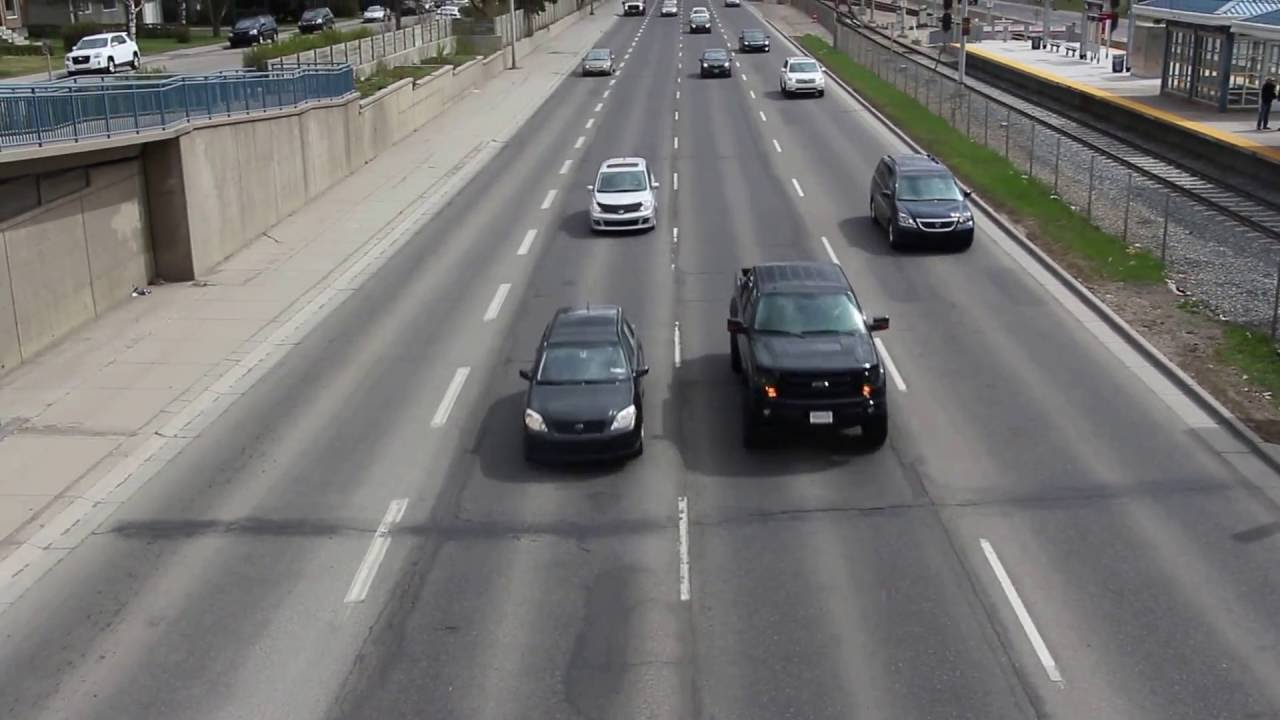
#> input picture test.jpg, 1280 x 720 px
$ python Lane_color.py
#> lines starting #> are read from the running program, lines starting #| are printed output that depends on the picture; after the words box and inside, x2 and y2 are one past the last pixel; in counts of white or black regions, pixels touching at a corner belong together
import matplotlib.pyplot as plt
import matplotlib.image as mpimg
import numpy as np

# Reading the image
image = mpimg.imread('test.jpg')
#> image is the input picture: shape (720, 1280, 3); mean R, G, B 116.5, 115.7, 114.6
#No need to mention path if in the same directory

# Grab the x and y size and make a copy of the image
ysize = image.shape[0]
#> ysize = 720
xsize = image.shape[1]
#> xsize = 1280
color_select = np.copy(image)
line_image = np.copy(image)

# Define color selection criterion
rgb_threshold = [200,200,200]
left_bottom = [0, 539]
right_bottom = [900, 539]
apex = [475, 320]


fit_left = np.polyfit((left_bottom[0], apex[0]), (left_bottom[1], apex[1]), 1)
fit_right = np.polyfit((right_bottom[0], apex[0]), (right_bottom[1], apex[1]), 1)
fit_bottom = np.polyfit((left_bottom[0], right_bottom[0]), (left_bottom[1], right_bottom[1]), 1)
color_thresholds = (image[:,:,0] < rgb_threshold[0]) | \
                    (image[:,:,1] < rgb_threshold[1]) | \
                    (image[:,:,2] < rgb_threshold[2])
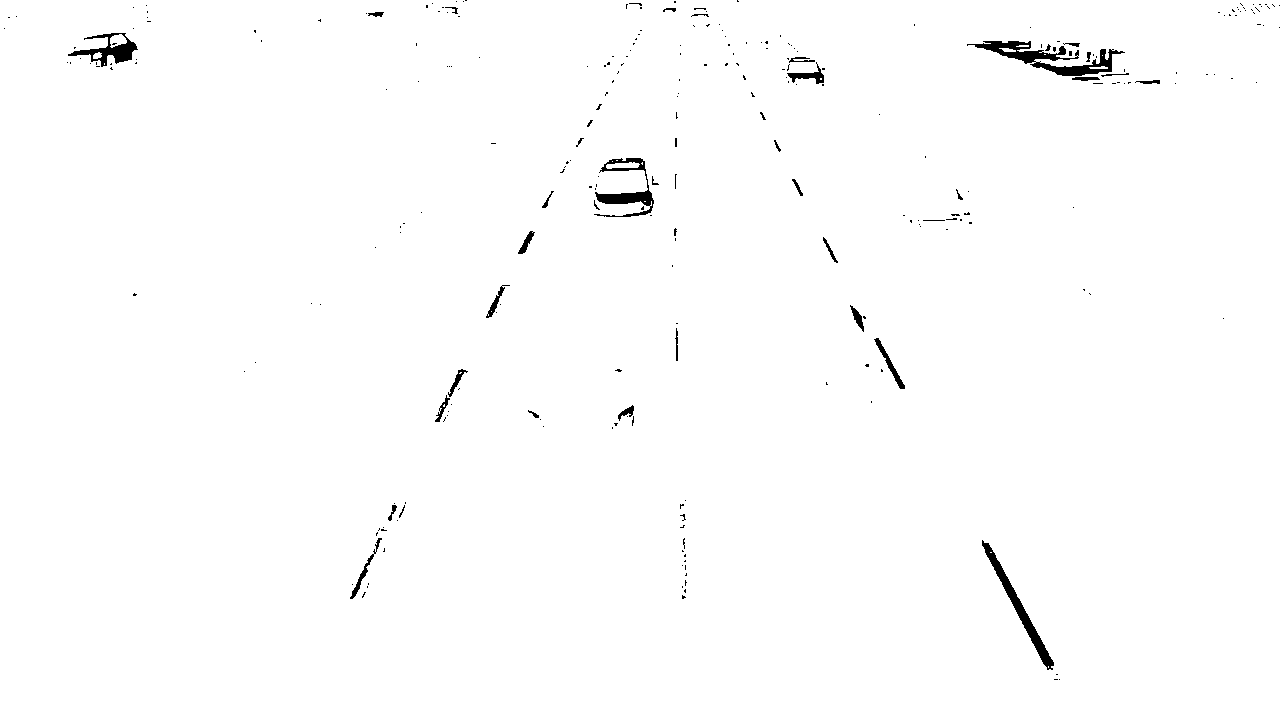
#> color_thresholds: shape (720, 1280) bool; 99.1% white; 275 black regions (239 under 20 px), largest, box (x1, y1, x2, y2) and area: (967, 41, 1125, 76) 1730, (982, 540, 1054, 670) 1180, (594, 158, 654, 217) 1053

XX, YY = np.meshgrid(np.arange(0, xsize), np.arange(0, ysize))
region_thresholds = (YY > (XX*fit_left[0] + fit_left[1])) & \
                    (YY > (XX*fit_right[0] + fit_right[1])) & \
                    (YY < (XX*fit_bottom[0] + fit_bottom[1]))


color_select[color_thresholds | ~region_thresholds] = [0, 0, 0]
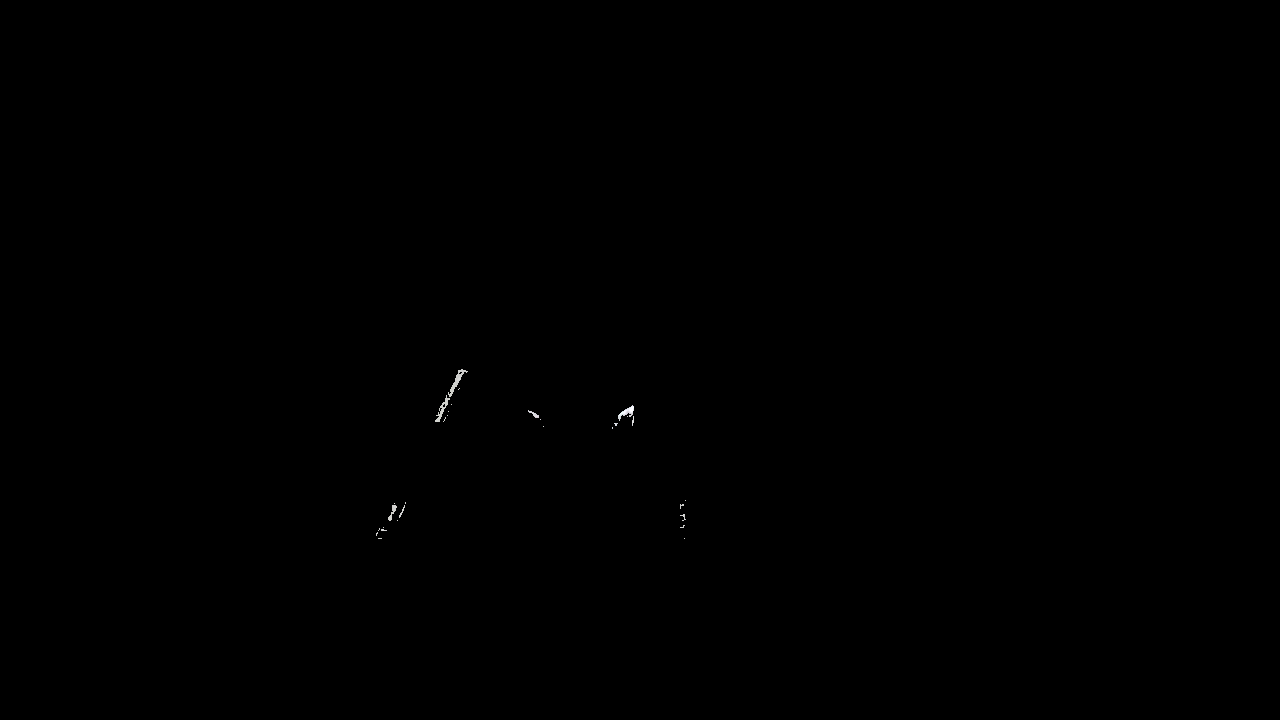
#> color_select: shape (720, 1280, 3); mean R, G, B 0.1, 0.1, 0.1
# Color pixels red where both color and region selections met
line_image[~color_thresholds & region_thresholds] = [255, 0, 0]
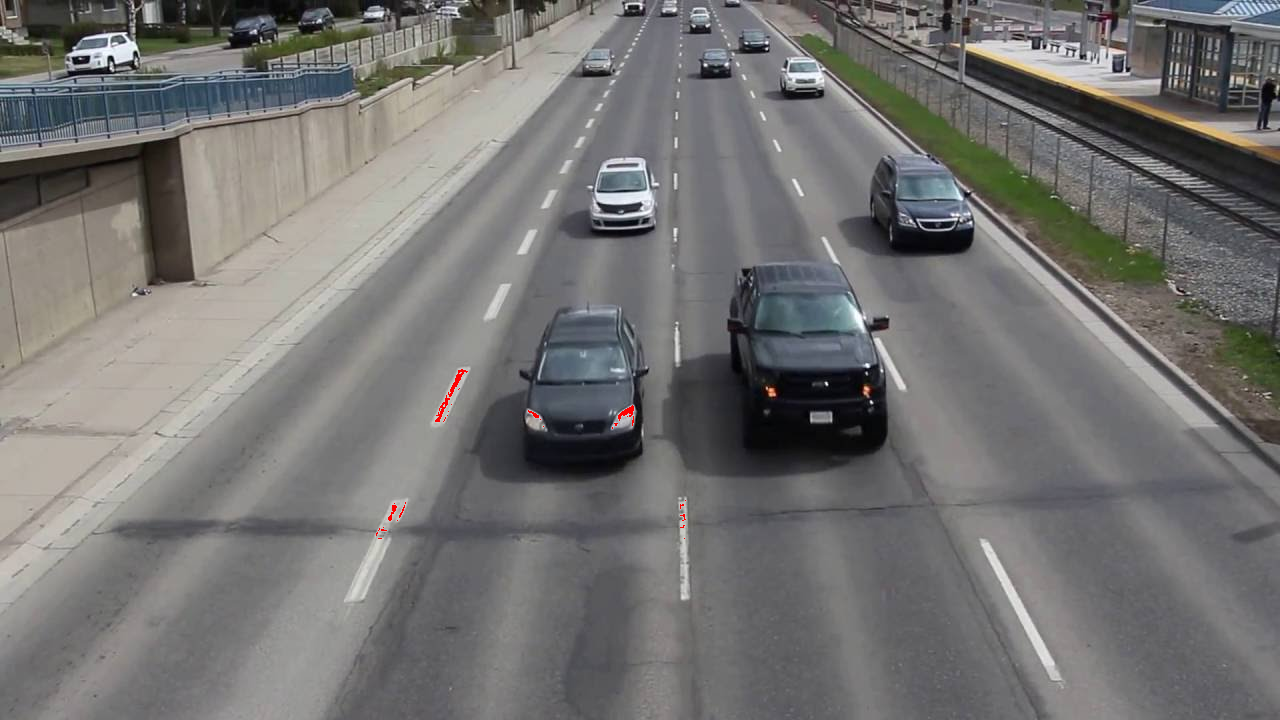
#> line_image: shape (720, 1280, 3); 0.06% of pixels changed, all inside (x1, y1, x2, y2) = (376, 369, 686, 539)


plt.imshow(image)
x = [left_bottom[0], right_bottom[0], apex[0], left_bottom[0]]
y = [left_bottom[1], right_bottom[1], apex[1], left_bottom[1]]
plt.plot(x, y, 'b--', lw=4)
plt.imshow(color_select)
plt.imshow(line_image)
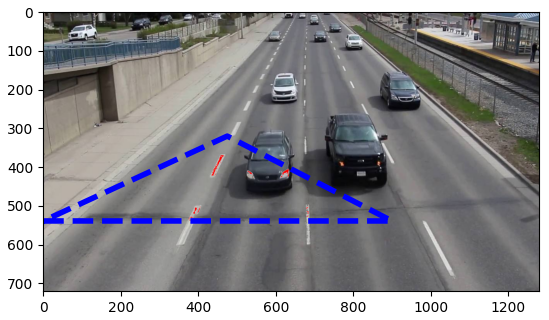
#> figure drawn by matplotlib, 1 panel

$ run again, with gradient direction.JPG copied over test.jpg
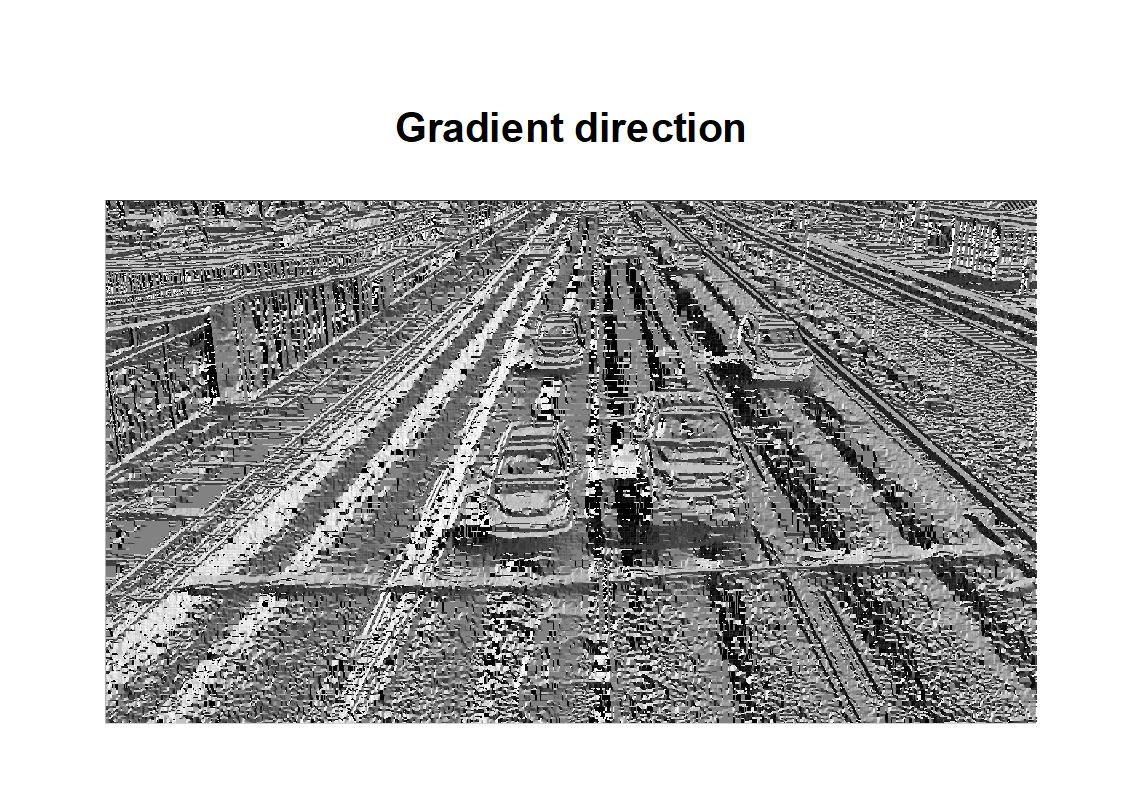
#> input picture gradient direction.JPG, 1141 x 802 px
#> image is the input picture: shape (802, 1141, 3); mean R, G, B 183.4, 183.4, 183.4
#> `color_thresholds = (image[:,:,0] < rgb_threshold[0]) | \ (image[:,:,1]..`:
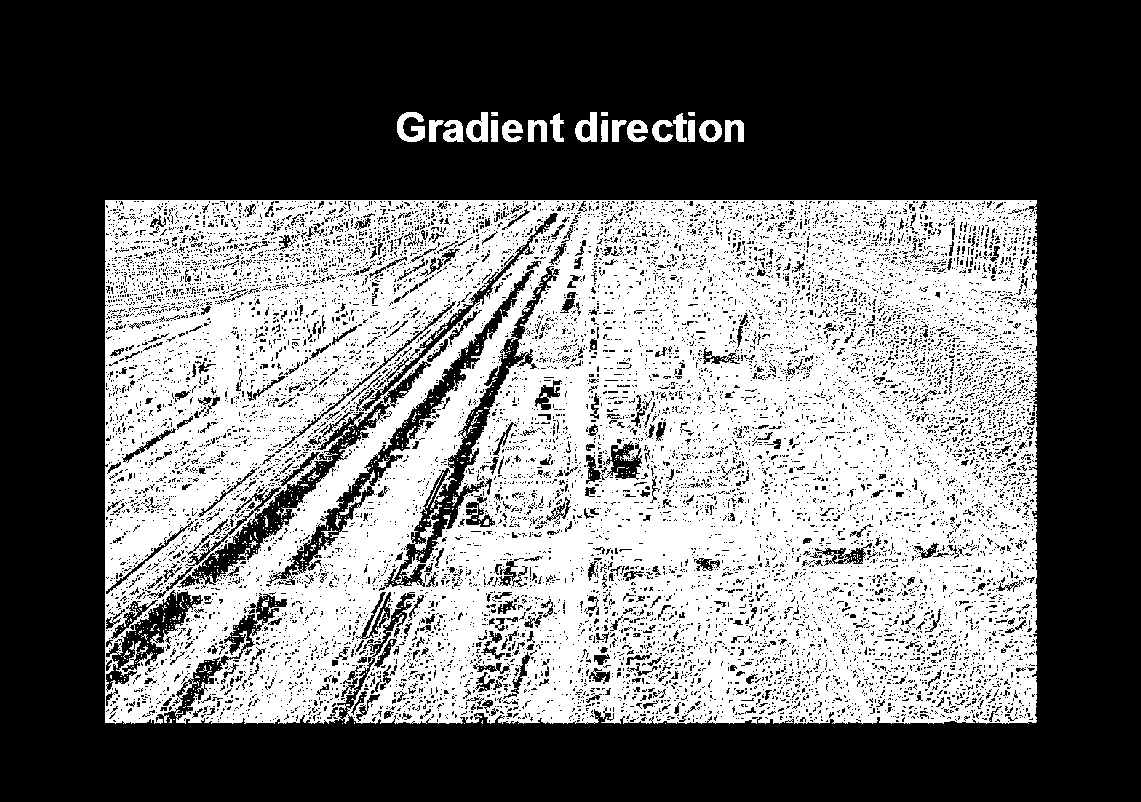
#> color_thresholds: shape (802, 1141) bool; 43.8% white; 619 white regions (583 under 20 px), largest, box (x1, y1, x2, y2) and area: (105, 200, 1037, 724) 394046, (397, 112, 425, 142) 480, (575, 112, 597, 142) 395
#> line_image: shape (802, 1141, 3); 2.82% of pixels changed, all inside (x1, y1, x2, y2) = (3, 324, 892, 539)
#> `plt.imshow(line_image)`:
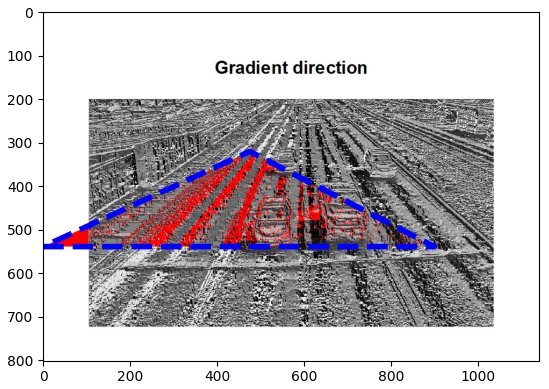
#> figure drawn by matplotlib, 1 panel
